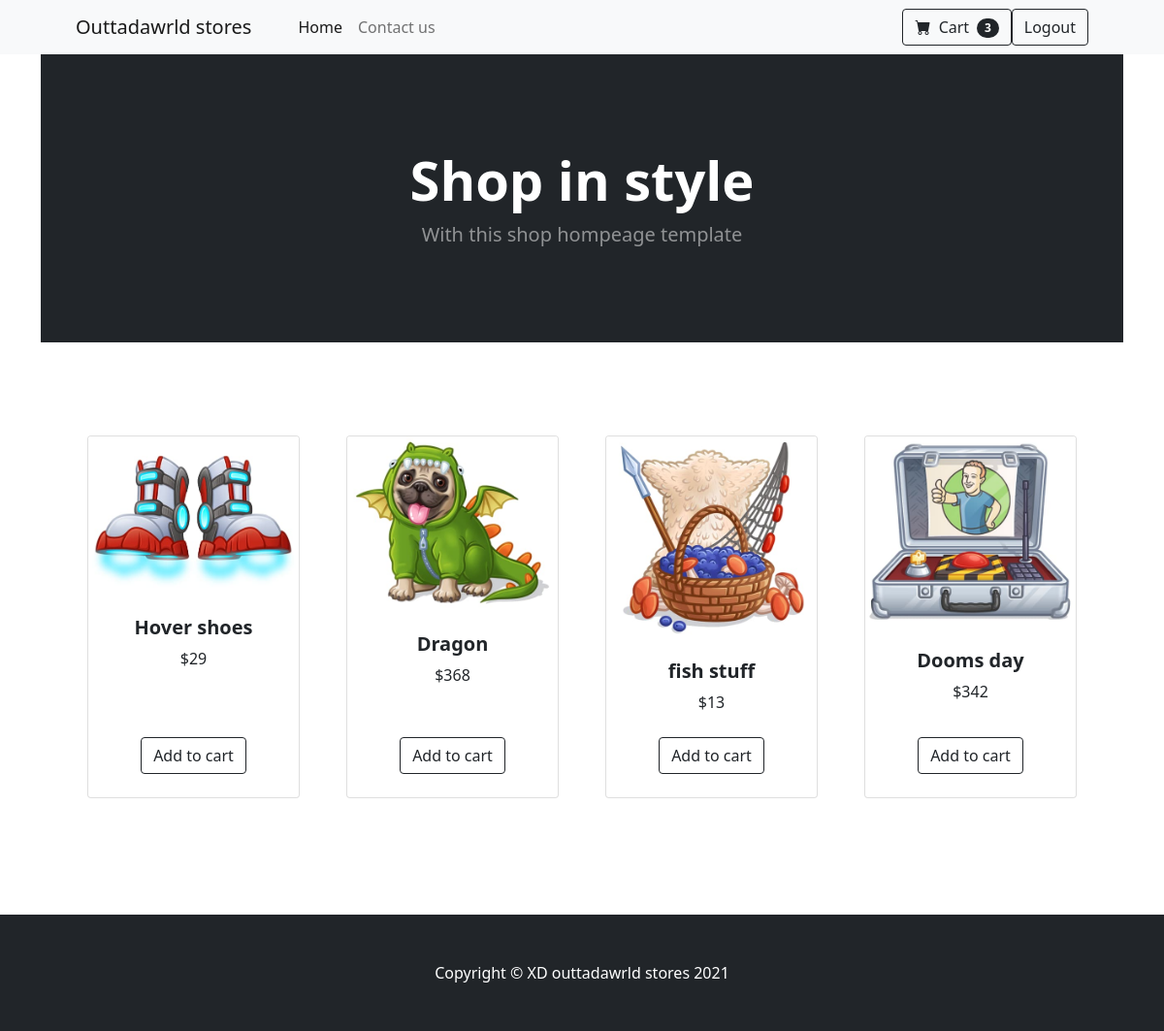
Screenshot of / (signed in) with the database file from the repository.
### website/models.py (models this page shows)
class Product(db.Model):
    id = db.Column(db.Integer, primary_key=True)
    name = db.Column(db.String(64), unique=True)
    price = db.Column(db.Integer)
    img = db.Column(db.String(64))

### website/views.py (the view)
@views.route('/')
def home():
    return render_template('index.html', user=current_user, products=Product.query.all())

### website/__init__.py (called while the page is built)
def create_app():
    db.init_app(app)
    from .views import views
    from .auth import auth
    app.register_blueprint(views, url_prefix='/')
    app.register_blueprint(auth, url_prefix='/')
    from .models import User
    create_db(app)
    login_manager = LoginManager()
    login_manager.login_view = 'auth.login'
    login_manager.init_app(app)
    @login_manager.user_loader
    def load_user(id):
        return User.query.get(int(id))
    return app

### website/templates/index.html
{% extends "base.html" %} {% block title %}Outtadawrld stores{% endblock %}
{% block content %}
        <header class="bg-dark py-5">
            <div class="container px-4 px-lg-5 my-5">
                <div class="text-center text-white">
                    <h1 class="display-4 fw-bolder">Shop in style</h1>
                    <p class="lead fw-normal text-white-50 mb-0">With this shop hompeage template</p>
                </div>
            </div>
        </header>
        <section class="py-5">
            <div class="container px-4 px-lg-5 mt-5">
                <div class="row gx-4 gx-lg-5 row-cols-2 row-cols-md-3 row-cols-xl-4 justify-content-center">
                    {% for product in products %}
                    <div class="col mb-5">
                        <div class="card h-100">
                            <img class="card-img-top" src="{{ url_for('static', filename='imgs/'+product.img) }}" alt="..." />
                            <div class="card-body p-4">
                                <div class="text-center">
                                    <h5 class="fw-bolder">{{ product.name }}</h5>
                                    ${{ product.price }}
                                </div>
                            </div>
                            <div class="card-footer p-4 pt-0 border-top-0 bg-transparent">
                                <div class="text-center"><a class="btn btn-outline-dark mt-auto" onclick="addtocart({{product.id}})">Add to cart</a></div>
                            </div>
                        </div>
                    </div>
                    {% endfor %}
                </div>
            </div>
        </section>
{% endblock %}

### website/templates/base.html (shortened to what this page needs)
<!DOCTYPE html>
<html>
	<head>
        <link href="https://cdn.jsdelivr.net/npm/bootstrap-icons@1.5.0/font/bootstrap-icons.css" rel="stylesheet" />
        <link href="static/styles.css" rel="stylesheet" />
    </head>
    <body>
        <nav class="navbar navbar-expand-lg navbar-light bg-light">
            <div class="container px-4 px-lg-5">
                <a class="navbar-brand" href="/">Outtadawrld stores</a>
                <div class="collapse navbar-collapse" id="navbarSupportedContent">
                    <ul class="navbar-nav me-auto mb-2 mb-lg-0 ms-lg-4">
                        <li class="nav-item"><a class="nav-link active" aria-current="page" href="/ ">Home</a></li>
                        <li class="nav-item"><a class="nav-link" href="/contact-us">Contact us</a></li>
                    </ul>
                    {% if user.is_authenticated %}
                    <form class="d-flex">
                        <button class="btn btn-outline-dark" type="button" onclick="locate('cart')">
                            <i class="bi-cart-fill me-1"></i>
                            Cart
                            <span class="badge bg-dark text-white ms-1 rounded-pill">{{ user.cart|length }}</span>
                        </button>
                        <a href="/logout"><button class="btn btn-outline-dark" type="button">
                          Logout
                      </button></a>
                    </form>
                    {% endif %}
                </div>
            </div>
        </nav>
    <div class="container">{% block content %} {% endblock %}</div><br>
	<footer class="py-5 bg-dark">
		<div class="container"><p class="m-0 text-center text-white">Copyright &copy; XD outtadawrld stores 2021</p></div>
	</footer>
  </body>
</html>

### rows the page displays
Product: img (picture), name "Hover shoes", price "29"
Product: img (picture), name "Dragon", price "368"
Product: img (picture), name "fish stuff", price "13"
Product: img (picture), name "Dooms day", price "342"

### other values shown
{{ user.cart|length }} "3"
